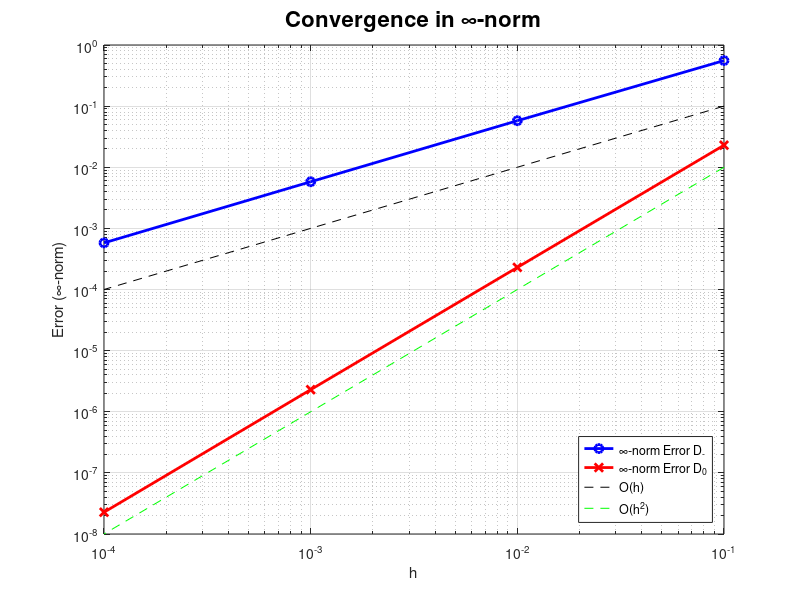
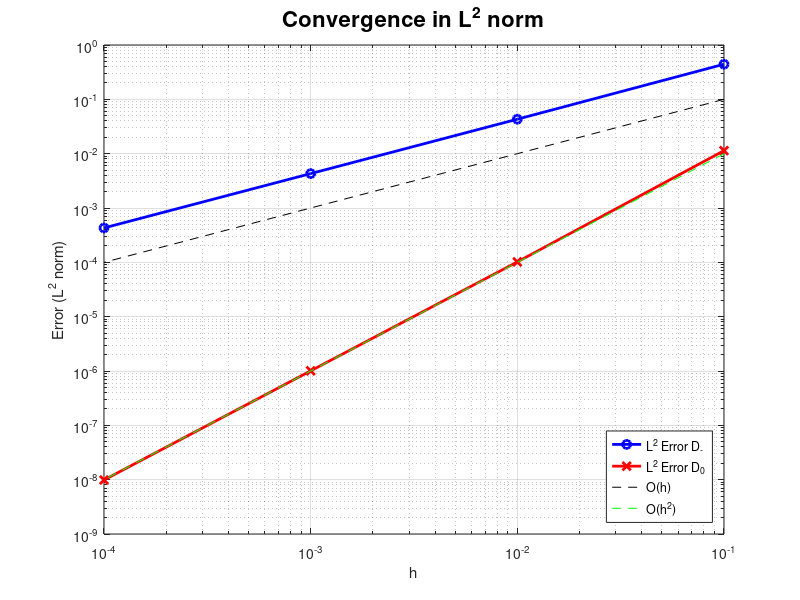

Here is the MATLAB script that generated these plots, in order:
% ========================================================================
% PHASE 0 — Linear Steady-State with Robin Boundary Conditions
% ========================================================================
% File: robin.m
% Author: Noah Pettinato
%
% Summary:
%   Compares first-order one-sided (D_−) vs second-order centered (D_0 with
%   ghost points) finite differences for
%       -u''(x) = f(x),  x ∈ (0,1),
%   with Robin boundary conditions:
%       u'(0) + α₀u(0) = g₀,   -u'(1) = α₁u(1) + g₁.
%
%   Uses u(x) = exp(2x) to manufacture f(x) and consistent boundary data,
%   then verifies observed convergence rates in ||·||_∞ and discrete L² norms.
%
% Key choices:
%   • D_−: one-sided BC discretization (1st order)
%   • D_0: ghost-point BC discretization (2nd order)
%   • Error norms: ∞-norm and √h·||·||₂
%
% Inputs:
%   None (parameters defined within the script)
%
% Outputs:
%   Console output of error norms and convergence rates
%   Log–log plots comparing D_− and D_0 convergence in both norms
%
% Dependencies:
%   None external (self-contained)
%
% Usage:
%   >> robin
%
% ========================================================================

function robin()
    % Robin BC parameters
    alpha0 = 2;
    g0 = 0;
    alpha1 = 2;
    g1 = -4 * exp(2);  % from -u'(1) = alpha1 * u(1) + g1 for u(x) = exp(2x)

    %% Exact solution and RHS
    u_exact = @(x) exp(2 * x);
    f_fun   = @(x) -4 * exp(2 * x);  % from -u'' = f

    % Grid sizes
    hvals = [1e-1, 1e-2, 1e-3, 1e-4];
    E_inf_Dm = zeros(size(hvals));
    E_inf_D0 = zeros(size(hvals));
    E_L2_Dm  = zeros(size(hvals));
    E_L2_D0  = zeros(size(hvals));

    fprintf('%8s %15s %15s %15s %15s\n', ...
        'h', 'E_inf D_-', 'E_2 D_-', 'E_inf D_0', 'E_2 D_0');

    for k = 1:length(hvals)
        h = hvals(k);
        M = round(1 / h);
        x = linspace(0, 1, M+1)';

        %% === D_- Method (first-order accurate) ===
        A1 = sparse(M+1, M+1);
        rhs1 = h^2 * f_fun(x);

        for j = 2:M
            A1(j,j-1) = -1;
            A1(j,j)   = 2;
            A1(j,j+1) = -1;
        end

        % Robin BC at x = 0 using forward difference
        A1(1,1) = -1 - h * alpha0;
        A1(1,2) = 1;
        rhs1(1) = h * g0;

        % Robin BC at x = 1 using backward difference
        A1(M+1, M)   = -1;
        A1(M+1, M+1) = 1 + h * alpha1;
        rhs1(M+1) = -h * g1;

        U1 = A1 \ rhs1;

        %% === D_0 Method (second-order ghost point) ===
        A2 = sparse(M+1, M+1);
        rhs2 = h^2 * f_fun(x);

        for j = 2:M
            A2(j,j-1) = -1;
            A2(j,j)   = 2;
            A2(j,j+1) = -1;
        end

        % Left BC at x = 0 using ghost point
        A2(1,1) = 1 + h * alpha0;
        A2(1,2) = -1;
        rhs2(1) = -h * g0 + (h^2 / 2) * f_fun(x(1));

        % Right BC at x = 1 using ghost point
        A2(M+1, M) = -1;            % Coefficient of u_{M-1}
        A2(M+1, M+1) = 1 + h * alpha1;  % Coefficient of u_M
        rhs2(M+1) = -h * g1 + (h^2 / 2) * f_fun(x(M+1));

        U2 = A2 \ rhs2;

        %% === Compute errors
        utrue = u_exact(x);
        err_inf_Dm = norm(U1 - utrue, inf);
        err_L2_Dm  = sqrt(h) * norm(U1 - utrue, 2);
        err_inf_D0 = norm(U2 - utrue, inf);
        err_L2_D0  = sqrt(h) * norm(U2 - utrue, 2);

        E_inf_Dm(k) = err_inf_Dm;
        E_inf_D0(k) = err_inf_D0;
        E_L2_Dm(k)  = err_L2_Dm;
        E_L2_D0(k)  = err_L2_D0;

        fprintf('%8.1e %15.4e %15.4e %15.4e %15.4e\n', ...
            h, err_inf_Dm, err_L2_Dm, err_inf_D0, err_L2_D0);
    end

    %% === Compute and display convergence rates ===
    fprintf('\nConvergence Rates:\n');
    fprintf('%8s %15s %15s %15s %15s\n', ...
        'h', 'Rate_inf D_-', 'Rate_2 D_-', 'Rate_inf D_0', 'Rate_2 D_0');
    
    for k = 1:length(hvals)-1
        h1 = hvals(k);
        h2 = hvals(k+1);
    
        r_inf_Dm = log(E_inf_Dm(k) / E_inf_Dm(k+1)) / log(h1 / h2);
        r_L2_Dm  = log(E_L2_Dm(k)  / E_L2_Dm(k+1))  / log(h1 / h2);
        r_inf_D0 = log(E_inf_D0(k) / E_inf_D0(k+1)) / log(h1 / h2);
        r_L2_D0  = log(E_L2_D0(k)  / E_L2_D0(k+1))  / log(h1 / h2);
    
        fprintf('%8.1e %15.4f %15.4f %15.4f %15.4f\n', ...
            hvals(k), r_inf_Dm, r_L2_Dm, r_inf_D0, r_L2_D0);
    end


    %% === ∞-norm error plot
    figure;
    loglog(hvals, E_inf_Dm, 'bo-', 'LineWidth', 2, 'DisplayName', '\infty-norm Error D_-');
    hold on;
    loglog(hvals, E_inf_D0, 'rx-', 'LineWidth', 2, 'DisplayName', '\infty-norm Error D_0');
    loglog(hvals, hvals, 'k--', 'DisplayName', 'O(h)');
    loglog(hvals, hvals.^2, 'g--', 'DisplayName', 'O(h^2)');
    xlabel('h'); ylabel('Error (∞-norm)');
    title('Convergence in ∞-norm', 'FontSize', 16);
    legend('Location', 'southeast'); grid on;

    %% === L2 error plot
    figure;
    loglog(hvals, E_L2_Dm, 'bo-', 'LineWidth', 2, 'DisplayName', 'L^2 Error D_-');
    hold on;
    loglog(hvals, E_L2_D0, 'rx-', 'LineWidth', 2, 'DisplayName', 'L^2 Error D_0');
    loglog(hvals, hvals, 'k--', 'DisplayName', 'O(h)');
    loglog(hvals, hvals.^2, 'g--', 'DisplayName', 'O(h^2)');
    xlabel('h'); ylabel('Error (L^2 norm)');
    title('Convergence in L^2 norm', 'FontSize', 16);
    legend('Location', 'southeast'); grid on;
end